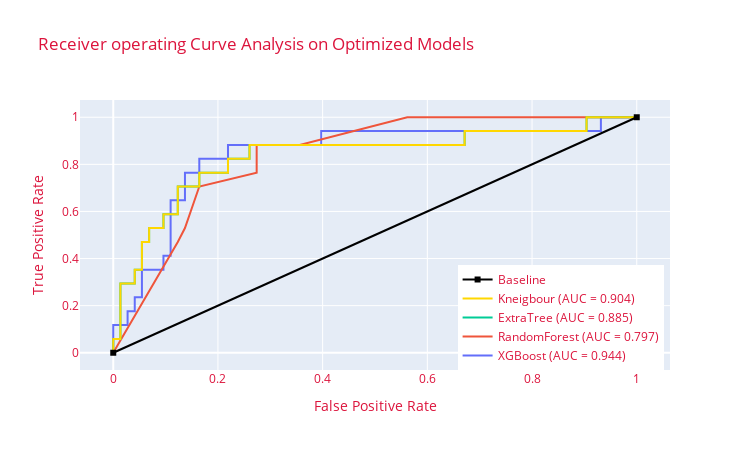

Source (notebook cell):
### Markdown cell above
**Code for ROC Figure**

### Code cell
fig = go.Figure()
configure_plotly_browser_state()

# roc curve for tpr = fpr 
random_probs = [0 for i in range(len(y_test))]
p_fpr, p_tpr, _ = roc_curve(y_test, random_probs, pos_label=1)

fig.add_trace(go.Scatter(x=fpr1, y = tpr1, mode='lines',     name='XGBoost (AUC = %0.3f)' % auc_score1))
fig.add_trace(go.Scatter(x = fpr2, y = tpr2, mode = 'lines' , name = 'RandomForest (AUC = %0.3f)' % auc_score2))
fig.add_trace(go.Scatter(x = fpr3, y = tpr3, mode = 'lines', name = 'ExtraTree (AUC = %0.3f)' % auc_score3))
fig.add_trace(go.Scatter(x = fpr3, y = tpr3, mode = 'lines', name = 'Kneigbour (AUC = %0.3f)' % auc_score4, marker=dict(
                color="gold",
                symbol='square-open'
            )))
fig.add_trace(go.Scatter(x = p_fpr, y = p_tpr, marker=dict(
                color="black",symbol='square' ), name = 'Baseline'))

fig.update_layout(title = 'Receiver operating Curve Analysis on Optimized Models',  font = dict(color = 'crimson') ,width = 750,height= 450, xaxis_title="False Positive Rate",
    yaxis_title="True Positive Rate",  legend=dict(
        x=0.64,
        y=0,
        traceorder="reversed", 
        ) )

fig.show()

### Figure 1 — Plotly figure (JSON) as saved in the notebook; plotly's stock layout.template omitted (floating-point values rounded to 4 significant figures)
{"data": [{"y": [0, 0.05882, 0.1176, 0.1176, 0.1765, 0.1765, 0.2353, 0.2353, 0.3529, 0.3529, 0.4118, 0.4118, 0.6471, 0.6471, 0.7647, 0.7647, 0.8235, 0.8235, 0.8824, 0.8824, 0.9412, 0.9412, 1, 1], "x": [0, 0, 0, 0.0274, 0.0274, 0.0411, 0.0411, 0.05479, 0.05479, 0.09589, 0.09589, 0.1096, 0.1096, 0.137, 0.137, 0.1644, 0.1644, 0.2192, 0.2192, 0.3973, 0.3973, 0.9315, 0.9315, 1], "type": "scatter", "mode": "lines", "name": "XGBoost (AUC = 0.944)"}, {"y": [0, 0.4706, 0.5294, 0.7059, 0.7647, 0.8824, 0.8824, 1, 1, 1, 1, 1], "x": [0, 0.1233, 0.137, 0.1644, 0.274, 0.274, 0.3562, 0.5616, 0.8082, 0.8356, 0.8904, 1], "type": "scatter", "mode": "lines", "name": "RandomForest (AUC = 0.797)"}, {"y": [0, 0.05882, 0.05882, 0.2941, 0.2941, 0.3529, 0.3529, 0.4706, 0.4706, 0.5294, 0.5294, 0.5882, 0.5882, 0.7059, 0.7059, 0.7647, 0.7647, 0.8235, 0.8235, 0.8824, 0.8824, 0.9412, 0.9412, 1, 1], "x": [0, 0, 0.0137, 0.0137, 0.0411, 0.0411, 0.05479, 0.05479, 0.06849, 0.06849, 0.09589, 0.09589, 0.1233, 0.1233, 0.1644, 0.1644, 0.2192, 0.2192, 0.2603, 0.2603, 0.6712, 0.6712, 0.9041, 0.9041, 1], "type": "scatter", "mode": "lines", "name": "ExtraTree (AUC = 0.885)"}, {"name": "Kneigbour (AUC = 0.904)", "y": [0, 0.05882, 0.05882, 0.2941, 0.2941, 0.3529, 0.3529, 0.4706, 0.4706, 0.5294, 0.5294, 0.5882, 0.5882, 0.7059, 0.7059, 0.7647, 0.7647, 0.8235, 0.8235, 0.8824, 0.8824, 0.9412, 0.9412, 1, 1], "mode": "lines", "marker": {"color": "gold", "symbol": "square-open"}, "x": [0, 0, 0.0137, 0.0137, 0.0411, 0.0411, 0.05479, 0.05479, 0.06849, 0.06849, 0.09589, 0.09589, 0.1233, 0.1233, 0.1644, 0.1644, 0.2192, 0.2192, 0.2603, 0.2603, 0.6712, 0.6712, 0.9041, 0.9041, 1], "type": "scatter"}, {"marker": {"color": "black", "symbol": "square"}, "x": [0, 1], "type": "scatter", "name": "Baseline", "y": [0, 1]}], "layout": {"xaxis": {"title": {"text": "False Positive Rate"}}, "title": {"text": "Receiver operating Curve Analysis on Optimized Models"}, "yaxis": {"title": {"text": "True Positive Rate"}}, "height": 450, "width": 750, "font": {"color": "crimson"}, "legend": {"y": 0, "x": 0.64, "traceorder": "reversed"}}}
